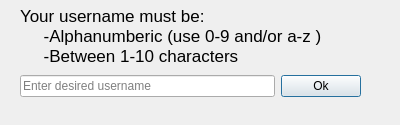
<?xml version="1.0" encoding="UTF-8"?>
<ui version="4.0">
 <class>NewUserDialog</class>
 <widget class="QDialog" name="NewUserDialog">
  <property name="geometry">
   <rect>
    <x>0</x>
    <y>0</y>
    <width>400</width>
    <height>125</height>
   </rect>
  </property>
  <property name="minimumSize">
   <size>
    <width>400</width>
    <height>125</height>
   </size>
  </property>
  <property name="maximumSize">
   <size>
    <width>400</width>
    <height>125</height>
   </size>
  </property>
  <property name="acceptDrops">
   <bool>true</bool>
  </property>
  <property name="windowTitle">
   <string>Select Username</string>
  </property>
  <property name="windowOpacity">
   <double>1.000000000000000</double>
  </property>
  <widget class="QLabel" name="label">
   <property name="geometry">
    <rect>
     <x>20</x>
     <y>0</y>
     <width>311</width>
     <height>71</height>
    </rect>
   </property>
   <property name="font">
    <font>
     <pointsize>13</pointsize>
    </font>
   </property>
   <property name="acceptDrops">
    <bool>false</bool>
   </property>
   <property name="text">
    <string>Your username must be:
     -Alphanumberic (use 0-9 and/or a-z )
     -Between 1-10 characters</string>
   </property>
   <property name="textFormat">
    <enum>Qt::AutoText</enum>
   </property>
   <property name="scaledContents">
    <bool>true</bool>
   </property>
   <property name="wordWrap">
    <bool>true</bool>
   </property>
  </widget>
  <widget class="QWidget" name="">
   <property name="geometry">
    <rect>
     <x>20</x>
     <y>70</y>
     <width>341</width>
     <height>33</height>
    </rect>
   </property>
   <layout class="QHBoxLayout" name="horizontalLayout">
    <item>
     <widget class="QLineEdit" name="lineEdit">
      <property name="placeholderText">
       <string>Enter desired username</string>
      </property>
     </widget>
    </item>
    <item>
     <widget class="QPushButton" name="okButton">
      <property name="text">
       <string>Ok</string>
      </property>
     </widget>
    </item>
   </layout>
  </widget>
 </widget>
 <resources/>
 <connections/>
</ui>
